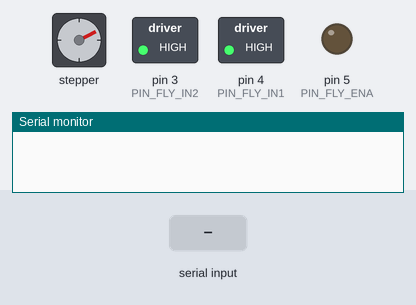
A program run on a simulated Teensy 3. Shown: stepper motor, switched loads named in the program (green lamp = pin HIGH), output pins drawn as LEDs (lit = HIGH), the last lines printed to the serial monitor. Wiring (inferred from the names in the program): stepper motor driver (200 steps per turn assumed): step pin 6; direction pin 7. The test bench sets the inputs (shaded band). Pins used as bus, display or sensor lines are not drawn.

Above: at 1.2 s.
1.3 s: "90,45\n" received over Serial
At 3.9 s:
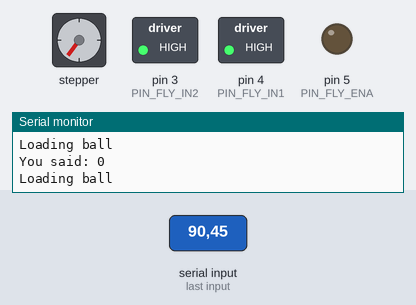
4.3 s: "30,150\n" received over Serial
At 7.0 s:
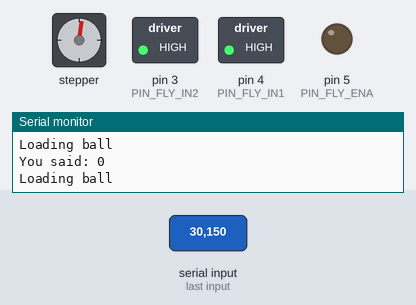
7.3 s: "5\n" received over Serial
At 9.7 s:
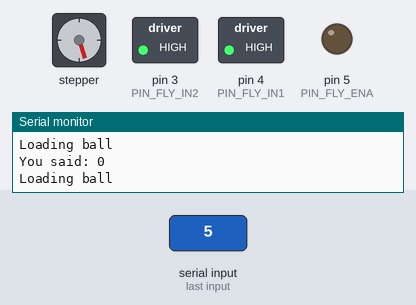
10.3 s: "200\n" received over Serial
At 13.0 s:
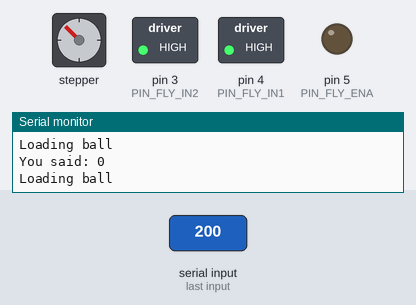
13.3 s: "90\n" received over Serial
At 15.5 s:
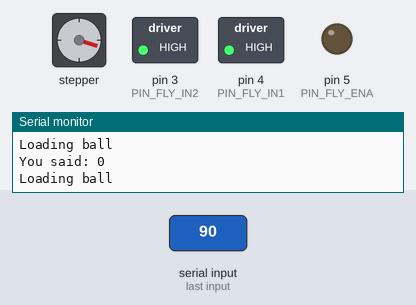
16.3 s: "90,45\n" received over Serial
At 18.9 s:
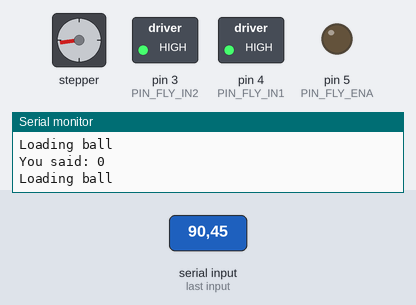
Timing chart, 0 to 20.3 s (numbered marks = the images above; inputs shaded):
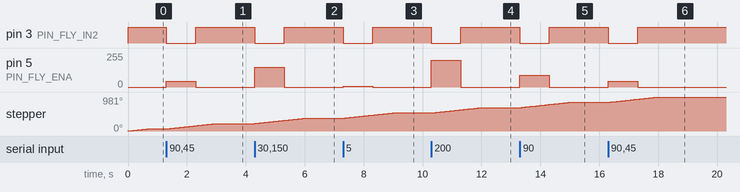

Measured:
- after the input at 1.3 s, pin 3 (PIN_FLY_IN2): HIGH → LOW at once, → HIGH 1.0 s later; pin 5 (PIN_FLY_ENA): 0/255 → 45/255 at once, → 0/255 1.0 s later; stepper: turns 153° clockwise in 1.7 s, starting at once
- after the input at 4.3 s, pin 3 (PIN_FLY_IN2): HIGH → LOW at once, → HIGH 1.0 s later; pin 5 (PIN_FLY_ENA): 0/255 → 150/255 at once, → 0/255 1.0 s later; stepper: turns 153° clockwise in 1.7 s, starting at once
- after the input at 7.3 s, pin 3 (PIN_FLY_IN2): HIGH → LOW at once, → HIGH 1.0 s later; pin 5 (PIN_FLY_ENA): 0/255 → 5/255 at once, → 0/255 1.0 s later; stepper: turns 153° clockwise in 1.7 s, starting at once
- after the input at 10.3 s, pin 3 (PIN_FLY_IN2): HIGH → LOW at once, → HIGH 1.0 s later; pin 5 (PIN_FLY_ENA): 0/255 → 200/255 at once, → 0/255 1.0 s later; stepper: turns 153° clockwise in 1.7 s, starting at once
- after the input at 13.3 s, pin 3 (PIN_FLY_IN2): HIGH → LOW at once, → HIGH 1.0 s later; pin 5 (PIN_FLY_ENA): 0/255 → 90/255 at once, → 0/255 1.0 s later; stepper: turns 153° clockwise in 1.7 s, starting at once
- after the input at 16.3 s, pin 3 (PIN_FLY_IN2): HIGH → LOW at once, → HIGH 1.0 s later; pin 5 (PIN_FLY_ENA): 0/255 → 45/255 at once, → 0/255 1.0 s later; stepper: turns 153° clockwise in 1.7 s, starting at once
- by itself, stepper: turns 63° clockwise in 0.68 s

The program:

main.cpp
```cpp
#include <Arduino.h>

////////////////////////////////////////////////////////////
// Feeder pin definitions
#define PIN_FEED_STEP 6 // connect to STEP input on Pololu 8825
#define PIN_FEED_DIR 7  // connect to the DIR input on the pololu 8825

////////////////////////////////////////////////////////////
// Flywheel pin definitions
#define PIN_FLY_ENA 5 // connect this pin to LM298N Breakout, must be PWM
#define PIN_FLY_IN1 4 // connect this pin to LM298N Breakout
#define PIN_FLY_IN2 3 // connect this pin to LM298N Breakout

////////////////////////////////////////////////////////////
// Helper CONSTANTS
const uint8_t STEPS_TO_NEXT_BALL = 70;    // Number of steps for the motor to take in order to load the next ball
const uint32_t FEEDER_FREQ = 10000;

////////////////////////////////////////////////////////////
// Helper global variables
volatile bool feedDirection = true;      // direction of motion for the motor
volatile uint16_t step_count = 0;         // count of the number of steps taken on this iteration

////////////////////////////////////////////////////////////
// Timers
IntervalTimer feederStepTimer;

/* speed = 1 to 255 to move forward
 * speed = 0 to stop
 * speed = -1 -255 to move back
 */
void set_flywheel_speed(int speed) {
  digitalWrite(PIN_FLY_IN1, speed >= 0);
  digitalWrite(PIN_FLY_IN2, speed <= 0);
  analogWrite(PIN_FLY_ENA, abs(speed));
}

////////////////////////////////////////////////////////////
// Launcher feeder motor control functions

/**
 * Toggle the output of the square wave for controlling the lazy susan feeder motor
 *    This controls the output square wave being sent to the pololu DRV8825 driver for the feeder stepper motor
 */
void toggleOutputSquare() {
    digitalWrite(PIN_FEED_STEP, !digitalRead(PIN_FEED_STEP));
    step_count++;
}

/**
 * Load the next ball into the launcher tube
 */
void load_ball() {

  Serial.println("Loading ball");
  // reset tracking vars
  step_count = 0;

  // start timer for motor on
  feederStepTimer.begin(toggleOutputSquare, FEEDER_FREQ);
}

/**
 *  Helper function for stepper motor control - pause the stepper motion, i.e. stop sending rising edges
 */
void pauseFeed() {
  // can just stop the timer from updating the output
  feederStepTimer.end();
}

////////////////////////////////////////////////////////////
// Core Teensy control
////////////////////////////////////////////////////////////
void setup() {
  // setup Serial
  Serial.begin(9600);

  // setup Flywheel pins
  pinMode(PIN_FLY_IN1, OUTPUT);
  pinMode(PIN_FLY_IN2, OUTPUT);
  pinMode(PIN_FLY_ENA, OUTPUT);

  // setup flywheel initial
  set_flywheel_speed(0);

  // setup feeder motor pins
  pinMode(PIN_FEED_DIR, OUTPUT);
  pinMode(PIN_FEED_STEP, OUTPUT);

  // setup feeder initial
  feederStepTimer.begin(toggleOutputSquare, FEEDER_FREQ);
  digitalWrite(PIN_FEED_DIR, feedDirection);

}

void loop() {

  // test the motor for the flywheel
  // motor test code with input from computer
  // // try typing numbers from -255 to 255 into serial monitor to set the speed
  if(Serial.available()) {
    int val = Serial.parseInt();
    Serial.print("You said: ");
    Serial.println(val);

    set_flywheel_speed(val);
    load_ball();
  }

  // control the feeder movement
  if (step_count >= STEPS_TO_NEXT_BALL) {
    pauseFeed();
  }

}
```
